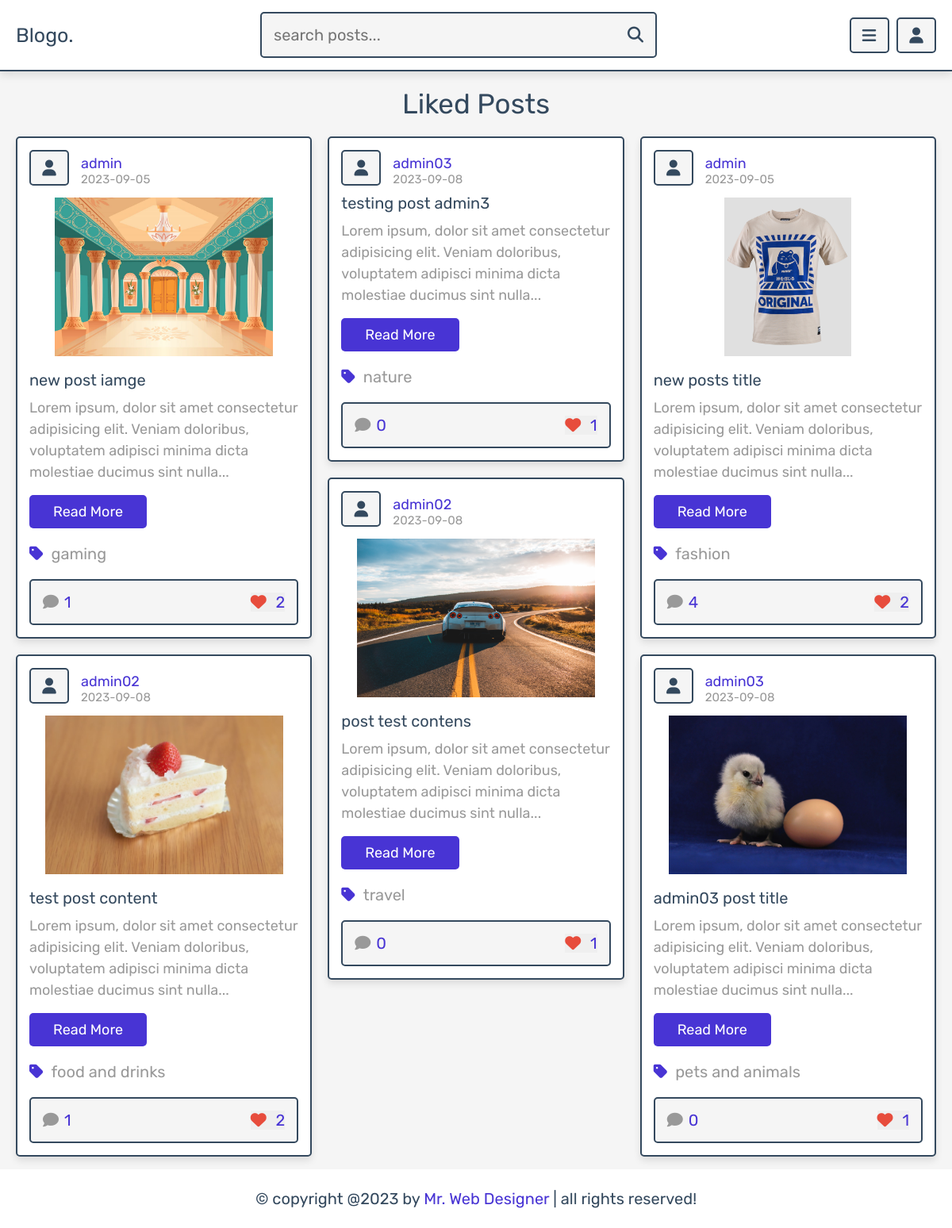
/user_likes.php (signed in), run on the app's committed database.
### tables this page shows
CREATE TABLE `posts` (
  `id` int(100) NOT NULL,
  `admin_id` int(100) NOT NULL,
  `name` varchar(100) NOT NULL,
  `title` varchar(100) NOT NULL,
  `content` varchar(10000) NOT NULL,
  `category` varchar(50) NOT NULL,
  `image` varchar(100) NOT NULL,
  `date` date NOT NULL DEFAULT current_timestamp(),
  `status` varchar(10) NOT NULL
);

### user_likes.php (the view, shortened to what this page needs)
<?php
require('./assets/components/connect.php');
if(isset($_SESSION['user_id'])){
    $user_id = $_SESSION['user_id'];
}else{
    header('Location: ./home.php');
    exit();
}
?>
<!DOCTYPE html>
<html lang="en">
<head>
    <link rel="stylesheet" href="https://cdnjs.cloudflare.com/ajax/libs/font-awesome/6.4.2/css/all.min.css">
    <link rel="stylesheet" href="./assets/css/style.css">
</head>
<body>
<?php require('./assets/components/user_header.php'); ?>
<section class="posts-grid">
    <h1 class="heading">liked posts</h1>
    <div class="box-container">
        <?php
            $select_liked = $conn->prepare("SELECT * FROM `likes` WHERE user_id= ?");
            $select_liked->execute(array($user_id));
            if($select_liked->rowCount() > 0){
                while($fetch_liked = $select_liked->fetch(PDO::FETCH_ASSOC)){
            $select_posts = $conn->prepare("SELECT * FROM  `posts` WHERE id= ? AND status= ? ");
            $select_posts->execute(array($fetch_liked['post_id'],'active'));
            if($select_posts->rowCount() > 0){
            while($fetch_posts = $select_posts->fetch(PDO::FETCH_ASSOC)){
                $post_id = $fetch_posts['id'];
                $select_comments = $conn->prepare("SELECT * FROM `comments` WHERE post_id= ?");
                $select_comments->execute(array($post_id));
                $total_comments = $select_comments->rowCount();
                $select_likes = $conn->prepare("SELECT * FROM `likes` WHERE post_id= ?");
                $select_likes->execute(array($post_id));
                $total_likes = $select_likes->rowCount();
                $number_of_likes = $conn->prepare("SELECT * FROM  `likes` WHERE user_id= ? AND
                post_id= ?");
                $number_of_likes->execute(array($user_id, $post_id));
        ?>
              <form action="" method="post" class="box">
                <div class="admin">
                    <i class="fas fa-user"></i>
                    <div class="admin-info">
                        <a href="./author_posts.php?author=<?= $fetch_posts['name']; ?> ?>"><?= $fetch_posts['name']; ?></a>
                        <p><?= $fetch_posts['date']; ?></p>
                    </div>
                </div>
                <?php
                    if($fetch_posts['image'] != ''){
                ?>
                    <img src="./assets/uploaded_img/<?= $fetch_posts['image']; ?>" class="image" alt="">
                <?php
                }
                ?>
                <div class="title"><?= $fetch_posts['title']; ?></div>
                <div class="content"><?= $fetch_posts['content']; ?></div>
                <a href="./view_post.php?post_id=<?= $post_id;?>" class="inline-btn">read more</a>
                <a href="./category.php?category=<?= $fetch_posts['category']; ?>" class="category">
                <i class="fas fa-tag"></i><span><?= $fetch_posts['category']; ?></span></a>
                <div class="icons">
                    <a href="./view_post.php?post_id=<?= $post_id;?>">
                    <i class="fas fa-comment"></i><span><?= $total_comments; ?></span></a>
                    <button type="submit" name="like_posts"><i class="fas fa-heart"
                    style="<?php if($number_of_likes->rowCount() > 0){echo 'color: var(--red)';} ?>"></i>
                    <span><?= $total_likes; ?></span></button>
                </div>
              </form>
        <?php
        }
        }else{
           echo '<p class="empty">no posts found!</p>';
        }
        }
        }
        ?>
    </div>
</section>
<?php  require('./assets/components/footer.php'); ?>
</body>
</html>

### assets/css/style.css (style rules this page uses)
:root { --main-color: #4834d4; --red: #e74c3c; --orange: #f39c12; --black: #34495e; --white: #fff; --light-color: #999; --light-bg: #f5f5f5; --border: 0.2rem solid var(--black); --box-shadow: 0 0.5rem 1rem rgba(0, 0, 0, 0.1); }
* { font-family: "Rubik", sans-serif; margin: 0; padding: 0; box-sizing: border-box; outline: 0; border: none; text-decoration: none; }
html { font-size: 62.5%; overflow-x: hidden; }
body { background: var(--light-bg); padding-bottom: 7rem; }
.btn, .option-btn, .delete-btn, .inline-btn, .inline-option-btn, .inline-delete-btn { font-size: 1.8rem; margin-top: 1rem; color: var(--white); display: inline-block; padding: 1rem 3rem; border-radius: 0.5rem; cursor: pointer; text-align: center; text-transform: capitalize; }
.inline-btn, .inline-option-btn, .inline-delete-btn { margin-right: 0.5rem; }
.btn, .inline-btn { background: var(--main-color); }
section { max-width: 1200px; margin: 0 auto; padding: 2rem; }
.heading { font-size: 3.5rem; text-align: center; color: var(--black); margin-bottom: 2rem; text-transform: capitalize; font-weight: normal; }
.posts-grid .box-container { columns: 3 30rem; gap: 2rem; }
.posts-grid .box-container .box { padding: 1.5rem; margin-bottom: 2rem; break-inside: avoid; border: var(--border); border-radius: 0.5rem; background: var(--white); box-shadow: var(--box-shadow); overflow-x: hidden; }
.posts-grid .box-container .box .image { width: 100%; height: 20rem; object-fit: contain; margin: 1rem 0; }
.posts-grid .box-container .box .admin { display: flex; align-items: center; gap: 1.5rem; }
.posts-grid .box-container .box .admin i { font-size: 2rem; height: 4.5rem; width: 5rem; line-height: 4.2rem; background: var(--light-bg); color: var(--black); border: var(--border); border-radius: 0.5rem; text-align: center; margin-bottom: 0.5rem; }
.posts-grid .box-container .box .admin a { font-size: 1.8rem; color: var(--main-color); }
.posts-grid .box-container .box .admin div { font-size: 1.5rem; color: var(--light-color); margin-top: 0.2rem; }
.posts-grid .box-container .box .title { font-size: 2rem; margin-top: 0.5rem; color: var(--black); text-overflow: ellipsis; word-wrap: nowrap; overflow-x: hidden; }
.posts-grid .box-container .box .content { padding-top: 1rem; padding-bottom: 0.5rem; font-size: 1.8rem; color: var(--light-color); line-height: 1.5; }
.posts-grid .box-container .box .content::after { content: "..."; }
.posts-grid .box-container .box .category { display: block; font-size: 2rem; margin-top: 2rem; }
.posts-grid .box-container .box .category i { margin-right: 1rem; color: var(--main-color); }
.posts-grid .box-container .box .category span { color: var(--light-color); }
.posts-grid .box-container .box .icons { margin-top: 2rem; display: flex; align-items: center; justify-content: space-between; border: var(--border); border-radius: 0.5rem; background: var(--light-bg); padding: 1.5rem; }
.posts-grid .box-container .box .icons > * { font-size: 2rem; cursor: pointer; }
.posts-grid .box-container .box .icons i { color: var(--light-color); margin-right: 0.7rem; }
.posts-grid .box-container .box .icons span { color: var(--main-color); }

### data on the page
posts: name "admin", date "2023-09-05", image (picture), title "new post iamge", content "Lorem ipsum, dolor sit amet consectetur adipisicing elit. Veniam doloribus, voluptatem adipisci minima dicta molestiae ducimus sint nulla", category "gaming", total_comments "1", total_likes "2"
posts: name "admin02", date "2023-09-08", image (picture), title "test post content", content "Lorem ipsum, dolor sit amet consectetur adipisicing elit. Veniam doloribus, voluptatem adipisci minima dicta molestiae ducimus sint nulla", category "food and drinks", total_comments "1", total_likes "2"
posts: name "admin03", date "2023-09-08", title "testing post admin3", content "Lorem ipsum, dolor sit amet consectetur adipisicing elit. Veniam doloribus, voluptatem adipisci minima dicta molestiae ducimus sint nulla", category "nature", total_comments "0", total_likes "1"
posts: name "admin02", date "2023-09-08", image (picture), title "post test contens", content "Lorem ipsum, dolor sit amet consectetur adipisicing elit. Veniam doloribus, voluptatem adipisci minima dicta molestiae ducimus sint nulla", category "travel", total_comments "0", total_likes "1"
posts: name "admin", date "2023-09-05", image (picture), title "new posts title", content "Lorem ipsum, dolor sit amet consectetur adipisicing elit. Veniam doloribus, voluptatem adipisci minima dicta molestiae ducimus sint nulla", category "fashion", total_comments "4", total_likes "2"
posts: name "admin03", date "2023-09-08", image (picture), title "admin03 post title", content "Lorem ipsum, dolor sit amet consectetur adipisicing elit. Veniam doloribus, voluptatem adipisci minima dicta molestiae ducimus sint nulla", category "pets and animals", total_comments "0", total_likes "1"
